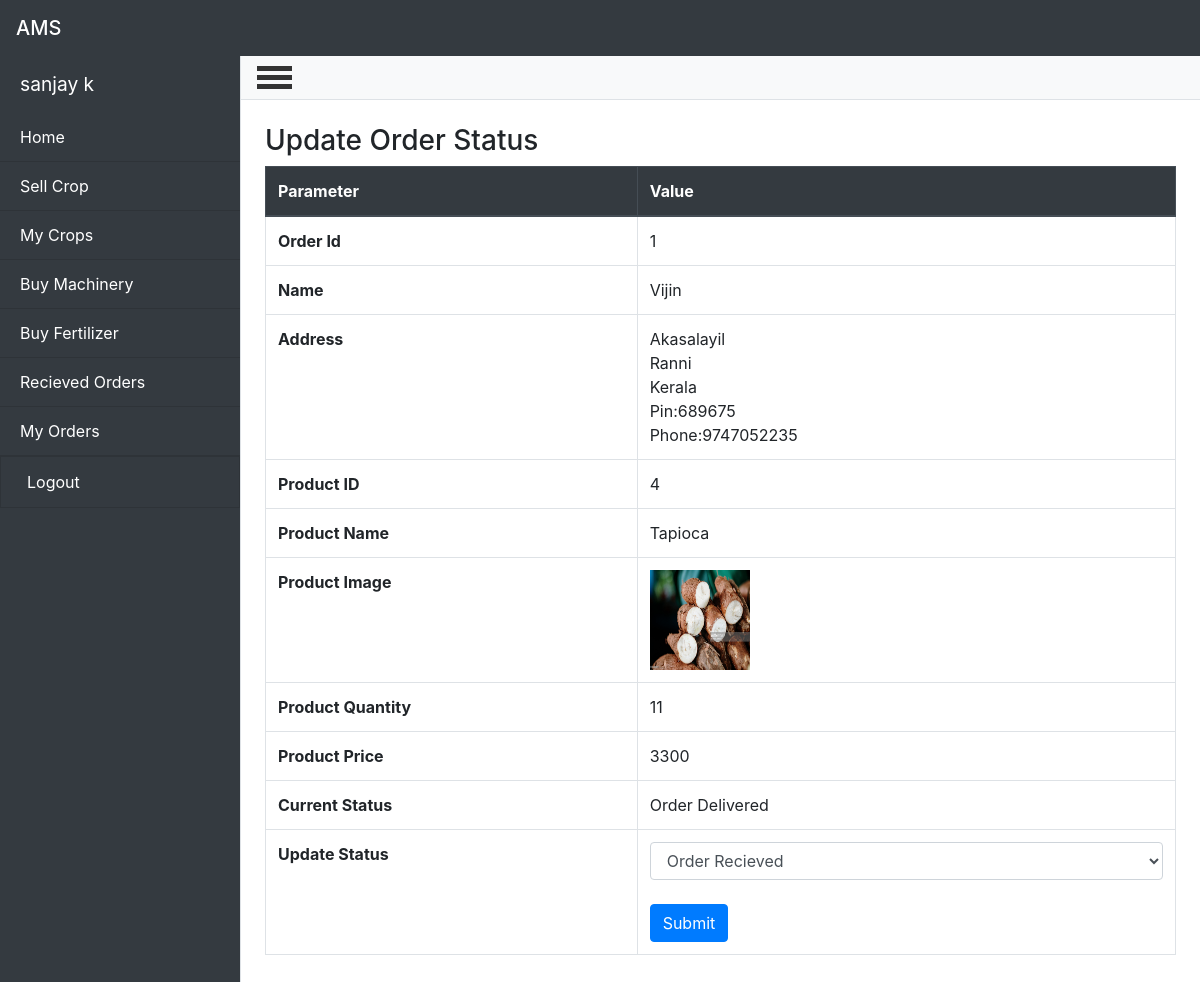
/farmer/updateStatus.php?id=1 (signed in), run on the app's committed database.
### tables this page shows
CREATE TABLE `orders` (
  `orderId` int(100) NOT NULL,
  `productId` int(100) NOT NULL,
  `productType` varchar(50) NOT NULL,
  `buyerPhoneNumber` bigint(10) NOT NULL,
  `sellerPhoneNumber` bigint(10) NOT NULL,
  `orderQuantity` int(100) NOT NULL,
  `orderPrice` int(100) NOT NULL,
  `name` varchar(50) NOT NULL,
  `houseName` varchar(100) NOT NULL,
  `city` varchar(100) NOT NULL,
  `state` varchar(100) NOT NULL,
  `pinCode` int(30) NOT NULL,
  `phoneNumber` bigint(10) NOT NULL,
  `orderStatus` varchar(300) NOT NULL DEFAULT 'waiting for order confirmation',
  `dateTime` timestamp NOT NULL DEFAULT current_timestamp() ON UPDATE current_timestamp()
);

CREATE TABLE `product` (
  `productId` int(100) NOT NULL,
  `productType` varchar(50) NOT NULL,
  `productName` varchar(100) NOT NULL,
  `productDescription` varchar(1000) NOT NULL,
  `productImage` varchar(1000) NOT NULL,
  `productPrice` int(100) NOT NULL,
  `productQuantity` int(100) NOT NULL,
  `phoneNumber` bigint(10) NOT NULL
);

### farmer/updateStatus.php (the view, shortened to what this page needs)
<!DOCTYPE html>
<html lang="en">
<head>
  <link href="vendor/bootstrap/css/bootstrap.min.css" rel="stylesheet">
  <link href="https://cdn.datatables.net/1.10.24/css/dataTables.bootstrap4.min.css" rel="stylesheet">
  <link href="css/simple-sidebar.css" rel="stylesheet">
</head>
<body?>
<?php include '../header.php' ?>
<?php include '../connection.php' ?>
  <div class="d-flex" id="wrapper">
    <div class="bg-dark text-white border-right" id="sidebar-wrapper">
      <div class="sidebar-heading"><?php echo $_SESSION['firstName']; echo " ".$_SESSION['lastName']; ?></div>
      <div class="list-group list-group-flush">
        <a href="farmer-homepage.php" class="list-group-item list-group-item-action bg-dark text-white">Home</a>
        <a href="sellCrop.php" class="list-group-item list-group-item-action bg-dark text-white">Sell Crop</a>
        <a href="myCrops.php" class="list-group-item list-group-item-action bg-dark text-white">My Crops</a>
        <a href="buyMachinery.php" class="list-group-item list-group-item-action bg-dark text-white">Buy Machinery</a>
        <a href="buyFertilizer.php" class="list-group-item list-group-item-action bg-dark text-white">Buy Fertilizer</a>
        <a href="recievedOrders.php" class="list-group-item list-group-item-action bg-dark text-white">Recieved Orders</a>
        <a href="myOrders.php" class="list-group-item list-group-item-action bg-dark text-white">My Orders</a>
        <form action="" method="POST">
        <a class="list-group-item list-group-item-action bg-dark  text-white"><button type="submit" name="logout" style="border:none; background: none;" class="text-white">Logout</button></a>
        </form>
      </div>
    </div>
    <div id="page-content-wrapper">
    <nav class="navbar navbar-expand-lg navbar-light bg-light border-bottom">
        <div id="menu-toggle" class="container1">
          <div class="bar1"></div>
          <div class="bar2"></div>
          <div class="bar3"></div>
        </div>
      </nav>
    <div class="container p-4">
    <h3>Update Order Status</h3>
    <table class="table table-bordered">
    <thead class="thead-dark">
      <tr>
        <th scope="col">Parameter</th>
        <th scope="col">Value</th>
      </tr>
    </thead>
    <?php
      $id= $_GET['id'];
      $query= "SELECT * FROM orders WHERE orderId='$id'";
      $result= mysqli_query($conn,$query);
      $results= mysqli_fetch_assoc($result);
    ?>
    <tr>
      <th>Order Id</th>
      <td><?php echo $results['orderId']; ?></td>
    </tr>
    <tr>
      <th>Name</th>
      <td><?php echo $results['name']; ?></td>
    </tr>
    <tr>
      <th>Address</th>
      <td><?php echo $results['houseName']."<br>".$results['city']."<br>".$results['state']."<br>Pin:".$results['pinCode']."<br>Phone:".$results['phoneNumber']; ?></td>
    </tr>
    <tr>
      <th>Product ID</th>
      <td><?php echo $results['productId']; ?></td>
    </tr>
    <tr>
      <th>Product Name</th>
      <?php $query1="SELECT * FROM product WHERE productId='$id'";
      $result1= mysqli_query($conn,$query1);
      $data= mysqli_fetch_assoc($result1);
      ?>
      <td><?php echo $data['productName']; ?></td>
    </tr>
    <tr>
      <th>Product Image</th>
      <td><img src="<?php echo $data['productImage']; ?>" width="100px" height="100px"></td>
    </tr>
    <th>Product Quantity</th>
      <td><?php echo $results['orderQuantity']; ?></td>
    <th>Product Price</th>
      <td><?php echo $results['orderPrice']; ?></td>
    <th>Current Status</th>
      <td><?php echo $results['orderStatus']; ?></td>
    <tr>
    <th>Update Status</th>
    <td>
    <form action="" method="POST">
      <select name="updateStatus" class="form-control">
        <option>Order Recieved</option>
      </select><br>
      <button type="submit" name="submit" class="btn btn-primary">Submit</button>
    </form>
    </td>
    </tr>
    </table>
    </div>
    </div>
</div>
</body>
</html>

### farmer/css/simple-sidebar.css (style rules this page uses)
#wrapper { overflow-x: hidden; }
#sidebar-wrapper { min-height: 100vh; margin-left: -15rem; -webkit-transition: margin .25s ease-out; -moz-transition: margin .25s ease-out; -o-transition: margin .25s ease-out; transition: margin .25s ease-out; }
#sidebar-wrapper .sidebar-heading { padding: 0.875rem 1.25rem; font-size: 1.2rem; }
#sidebar-wrapper .list-group { width: 15rem; }
#page-content-wrapper { min-width: 100vw; }
@media (min-width: 768px) { #sidebar-wrapper { margin-left: 0; } }
@media (min-width: 768px) { #page-content-wrapper { min-width: 0; width: 100%; } }

### farmer/updateStatus.php (style rules this page uses)
.container1 { display: flex; flex-direction: column; cursor: pointer; left: 0px; }
.bar1, .bar2, .bar3 { width: 35px; height: 5px; background-color: #333; margin: 2px 0; transition: 0.4s; }

### data on the page
orders: orderId "1", name "Vijin", houseName "Akasalayil", city "Ranni", state "Kerala", pinCode "689675", phoneNumber "9747052235", productId "4", orderQuantity "11", orderPrice "3300", orderStatus "Order Delivered"
product: productName "Tapioca", productImage (picture)

### other printed values
$_SESSION['firstName'] "sanjay"
$_SESSION['lastName'] "k"
